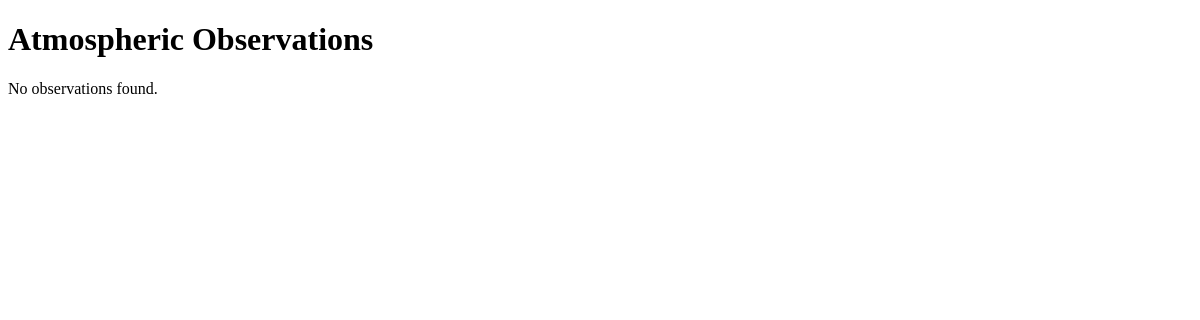
Before: / with the older database file.
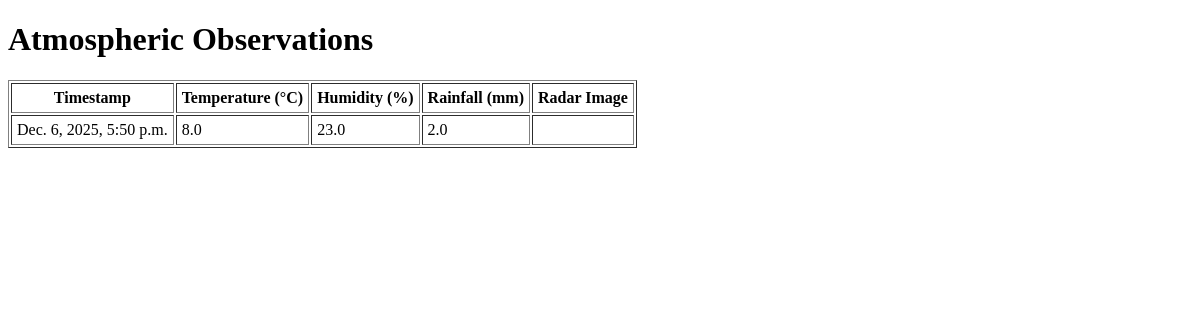
After: the same page with the newer database file.
### observations/models.py (models this page shows, shortened)
class Observation(models.Model):
    timestamp = models.DateTimeField()
    temperature = models.FloatField()
    humidity = models.FloatField()
    rainfall = models.FloatField()
    radar_image = models.ImageField(upload_to='radar/', null=True, blank=True)

### observations/views.py (the view)
# urls.py: path('', views.observation_list, name='observation_list'),
def observation_list(request):
    observations = Observation.objects.order_by('-timestamp')
    return render(request, 'observations/list.html', {"observations": observations})

### observations/templates/observations/list.html (shortened to what this page needs)
<!DOCTYPE html>
<html lang="en">
<head>
</head>
<body>
    <h1>Atmospheric Observations</h1>
    {% if observations %}
    <table border="1" cellpadding="5">
        <tr>
            <th>Timestamp</th>
            <th>Temperature (°C)</th>
            <th>Humidity (%)</th>
            <th>Rainfall (mm)</th>
            <th>Radar Image</th>
        </tr>
        {% for o in observations %}
        <tr>
            <td>{{ o.timestamp }}</td>
            <td>{{ o.temperature }}</td>
            <td>{{ o.humidity }}</td>
            <td>{{ o.rainfall }}</td>
            <td>
            </td>
        </tr>
        {% endfor %}
    </table>
    {% else %}
    <p>No observations found.</p>
    {% endif %}
</body>
</html>

Changed rows visible on the page:
added Observation: timestamp "Dec. 6, 2025, 5:50 p.m.", temperature "8.0", humidity "23.0", rainfall "2.0"
Other visible differences:
text no longer shown: "No observations found."
text now shown: "Timestamp Temperature (°C) Humidity (%) Rainfall (mm) Radar Image"
